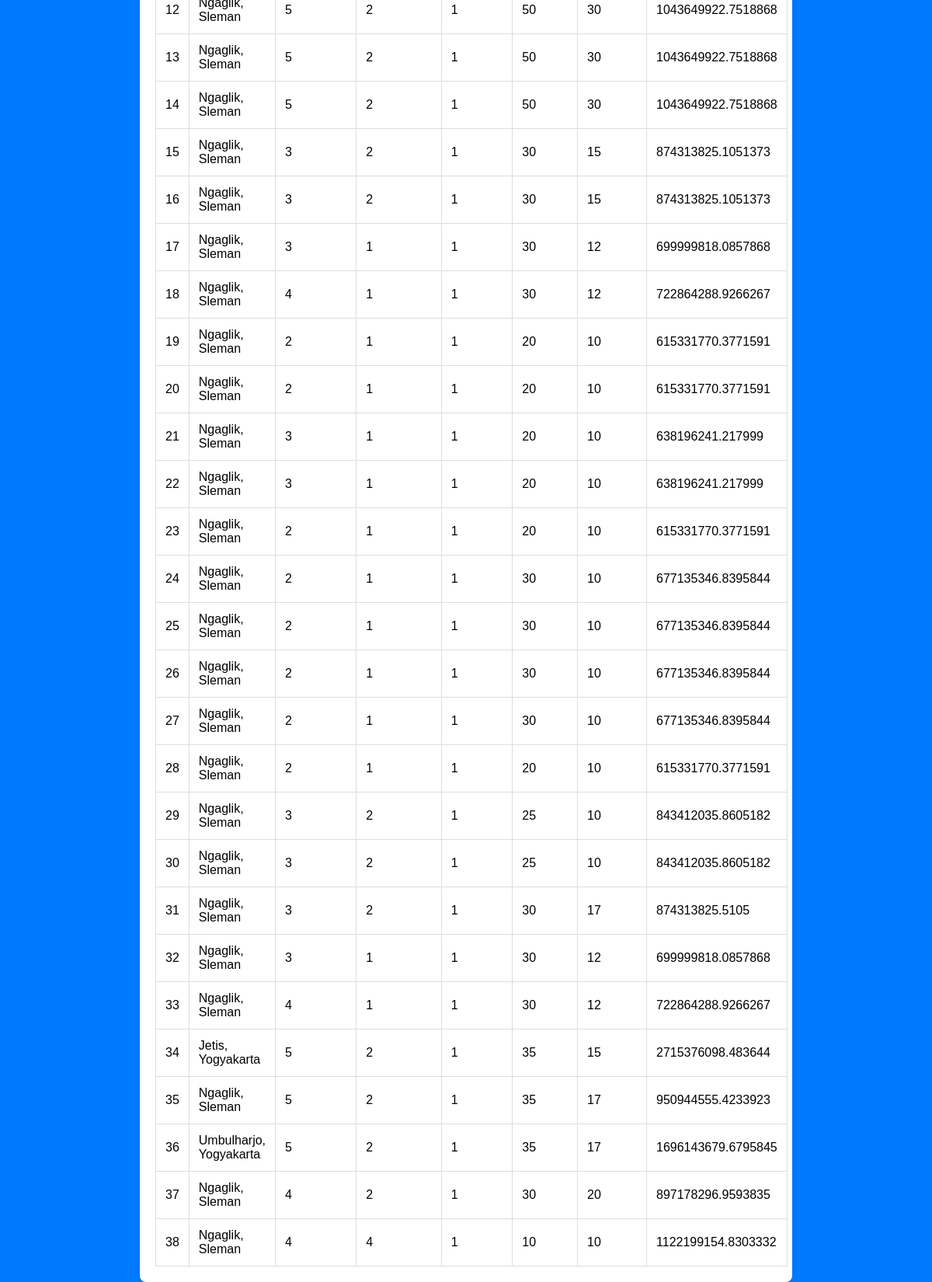
The page /properties on the database as committed earlier.
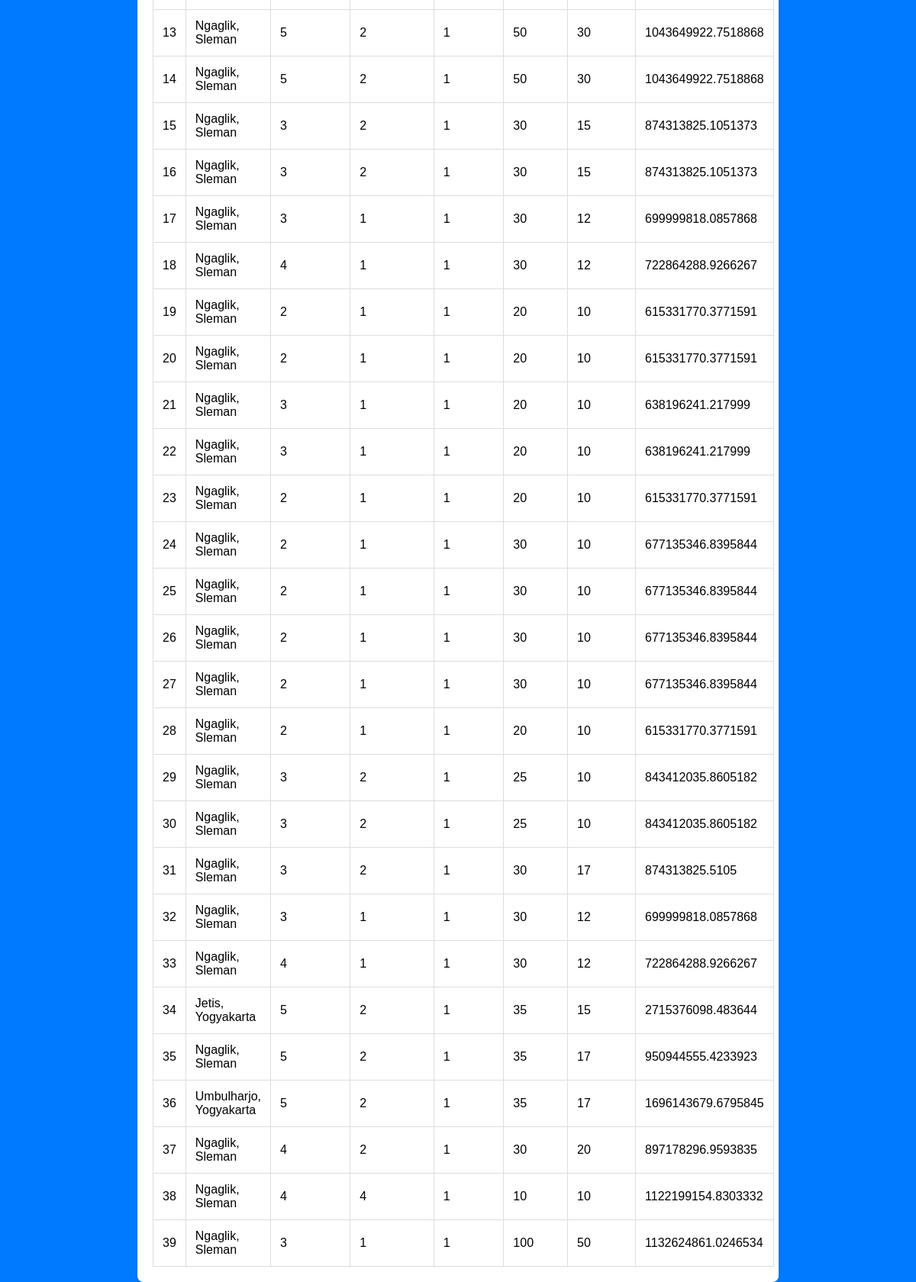
The same page on the database as committed later.
### app.py (models this page shows)
class Property(db.Model):
    id = db.Column(db.Integer, primary_key=True)
    location = db.Column(db.String(255), nullable=False)
    bed = db.Column(db.Integer, nullable=False)
    bath = db.Column(db.Integer, nullable=False)
    carport = db.Column(db.Integer, nullable=False)
    surface_area = db.Column(db.Integer, nullable=False)
    building_area = db.Column(db.Integer, nullable=False)
    price = db.Column(db.Float, nullable=False)

### app.py (the view)
@app.route('/properties')
def properties():
    all_properties = Property.query.all()
    return render_template('properties.html', properties=all_properties)

### templates/properties.html (shortened to what this page needs)
<!DOCTYPE html>
<html lang="en">
<head>
    <link rel="stylesheet" href="{{ url_for('static', filename='styles.css') }}">
</head>
<body>
    <div class="container">
        <table>
            <tbody>
                {% for property in properties %}
                <tr>
                    <td>{{ property.id }}</td>
                    <td>{{ property.location }}</td>
                    <td>{{ property.bed }}</td>
                    <td>{{ property.bath }}</td>
                    <td>{{ property.carport }}</td>
                    <td>{{ property.surface_area }}</td>
                    <td>{{ property.building_area }}</td>
                    <td>{{ property.price }}</td>
                </tr>
                {% endfor %}
            </tbody>
        </table>
    </div>
</body>
</html>

### static/styles.css (style rules this page uses)
body { font-family: Arial, sans-serif; margin: 0; padding: 0; display: flex; justify-content: center; align-items: center; height: 100vh; background-color: #007bff; }
.container { background: #fff; padding: 20px; box-shadow: 0 0 10px rgba(0, 0, 0, 0.1); border-radius: 8px; max-width: 800px; width: 100%; }
table { width: 100%; border-collapse: collapse; margin-top: 20px; }
table, th, td { border: 1px solid #ddd; }

Rows that differ between the two databases and show on the page:
no longer on this page (row unchanged): Property: id "12", bed "5", bath "2", carport "1", surface_area "50", building_area "30", price "1043649922.7518868"
added Property: id "39", location "Ngaglik, Sleman", bed "3", bath "1", carport "1", surface_area "100", building_area "50", price "1132624861.0246534"
